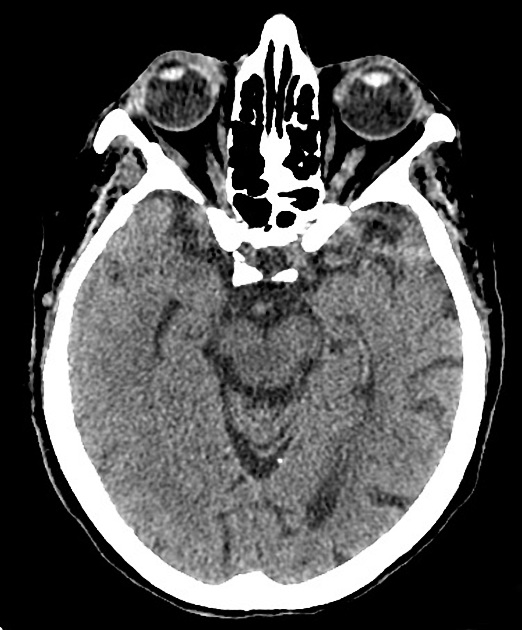
#> input picture data/ct.jpeg, 522 x 630 px
$ jupyter execute Image_Fundamental.ipynb   (shell and % lines are left out)
#> lines starting #> are read from the running program, lines starting #| are printed output that depends on the picture; long printed decimals are rounded
<a href="https://colab.research.google.com/github/44REAM/CEB-image_processing/blob/main/Image_Fundamental.ipynb" target="_parent"></a>

Image Fundamental

---

Slide Aj Ratchainan 1-3

[cell 1]
%cd /content/CEB-image_processing

[cell 2]
import numpy as np
import cv2
from copy import deepcopy

import seaborn as sns
import matplotlib.pyplot as plt
from google.colab.patches import cv2_imshow

[cell 3]
img = cv2.imread('data/ct.jpeg')
#> img is the input picture: shape (630, 522, 3); min 0, max 255, mean 82.1
print(f"image shape: {img.shape}")
#| image shape: (630, 522, 3)

ct_image = img[:,:,0]

# Image sampling and Quantization

**Definition**

To create a digital image, we need to convert the continuous sensed data into a digital format. This
requires two processes: sampling and quantization. Digitizing cordinate value is called sampling and digitized amplitude is called quantization.

For digital image, we can represent a continuous image by a continuous function. After sampling and quantization, we convert a continuous image into digital image, f(x,y), with M rows and N columns, where (x,y) are discrete coordinates.

Lower sampling rate (decrete spatial resolution) cause bluring

Lower quantization (decrete intensity resolution) cause low details

# Geometric operation

Geometric operation consist of two operation
1. Spatial transformation of coordinates
2. Intensity interpolation

- https://opencv24-python-tutorials.readthedocs.io/en/latest/py_tutorials/py_imgproc/py_geometric_transformations/py_geometric_transformations.html
- https://docs.opencv.org/3.4/da/d54/group__imgproc__transform.html#ga5bb5a1fea74ea38e1a5445ca803ff121

## Transformation of coordinates

The transformation of coordinates can be written as

$$X' = T X$$

Where
- X is input coordinates
- X' is output coordinates
- T is transformation operator

Example (Translation)

$
T = \begin{bmatrix}
1 & 0 & 0\\
0 & 1 & -400\\
0 & 0 & 1
\end{bmatrix}
$

Let our original coordinate of image at (0, 0)

$X = \begin{bmatrix}
0 \\
0 \\
1
\end{bmatrix}$

Then the transformed coordinates is

$X'= \begin{bmatrix}
0 \\
-400 \\
1
\end{bmatrix}
$

transformed coordinate at (0,-400)

You can also written the transformation by

$
T = \begin{bmatrix}
1 & 0 \\
0 & 1
\end{bmatrix}
 (.)$ + $
\begin{bmatrix}
0 \\
-400
\end{bmatrix},
$
$ X =
\begin{bmatrix}
0 \\
0
\end{bmatrix}$,
$X'= \begin{bmatrix}
0 \\
-400
\end{bmatrix}
$

[cell 4]
fig, axes = plt.subplots(1, 2, figsize = (10,5))


axes[0].imshow(ct_image, cmap = 'gray')
sns.histplot(ct_image.ravel(), bins=20, ax = axes[1])
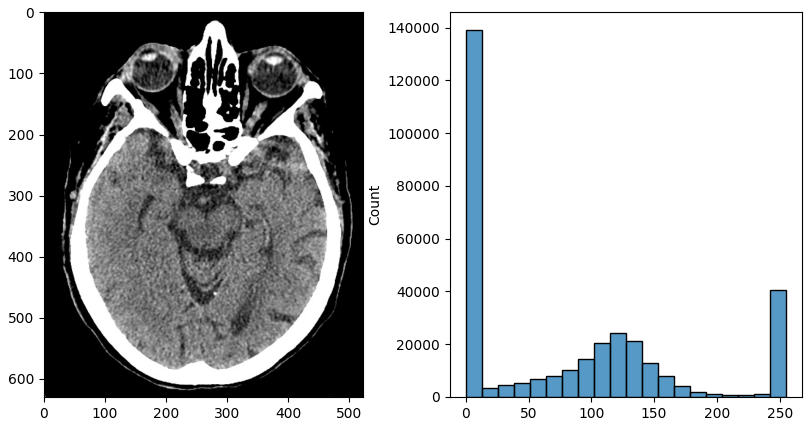
#> figure drawn by matplotlib, 2 panels; panel 2: tallest bar 138988 high, from x = 0 to 12.75

[cell 5]
# translation

rows,cols = ct_image.shape
#> rows = 630; cols = 522

# specify custom transformation matrix
T = np.float32([[1,0,0],[0,1,-400]])
image_size = (cols,rows)
#> image_size = (522, 630)
dst = cv2.warpAffine(ct_image,T,image_size)
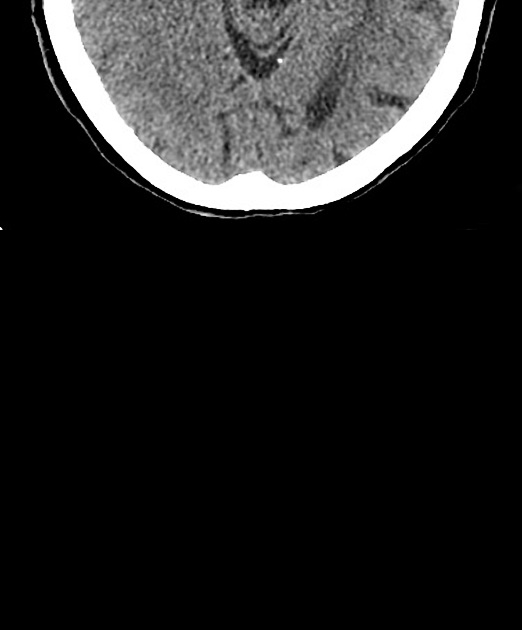
#> dst: shape (630, 522); min 0, max 255, mean 33.6

fig, axes = plt.subplots(1, 2, figsize = (10,5))

axes[0].imshow(ct_image, cmap = 'gray')
axes[1].imshow(dst, cmap = 'gray')

print(T)

# https://opencv24-python-tutorials.readthedocs.io/en/latest/py_tutorials/py_imgproc/py_geometric_transformations/py_geometric_transformations.html
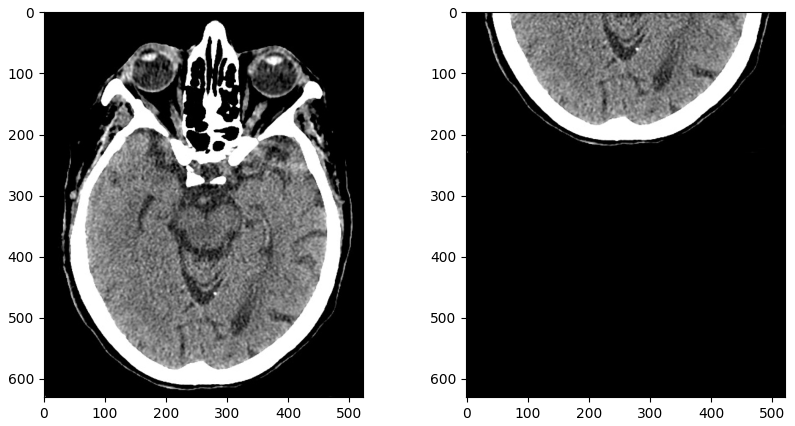
#> figure drawn by matplotlib, 2 panels

Rotation matrix

$$\begin{bmatrix}\cos \theta &-\sin \theta \\\sin \theta &\cos \theta \end{bmatrix}$$

[cell 6]
# Rotation

rows,cols = ct_image.shape

center_of_rotation = (cols/2,rows/2)
#> center_of_rotation = (261, 315)
angle = 30
scale = 1
M = cv2.getRotationMatrix2D(center_of_rotation,angle,scale)
dst = cv2.warpAffine(ct_image,M,(cols,rows))
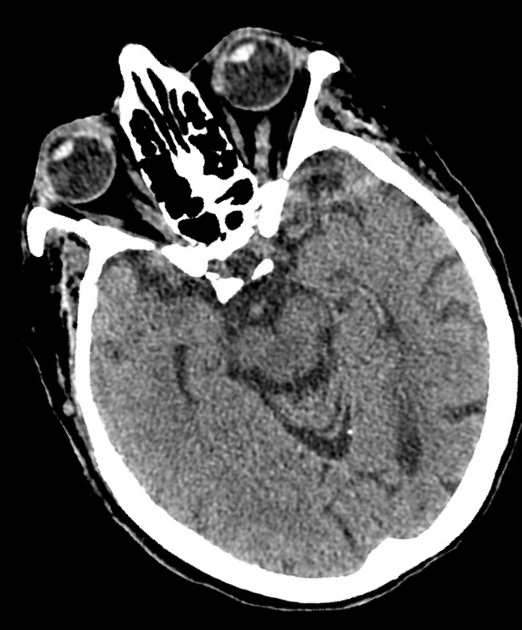
#> dst: shape (630, 522); min 0, max 255, mean 82.1

print(M)
#| [[   0.866     0.5        -122.533]
#|  [  -0.5           0.866   172.702]]

fig, axes = plt.subplots(1, 2, figsize = (10,5))
axes[0].imshow(ct_image, cmap = 'gray')
axes[1].imshow(dst, cmap = 'gray')

[cell 7]
# Flip

rows,cols = ct_image.shape

M = np.array([[-1.0, 0.0, cols],[0, 1, 0]])
#> M = [[-1, 0, 522], [0, 1, 0]]

dst = cv2.warpAffine(ct_image,M,(cols,rows))
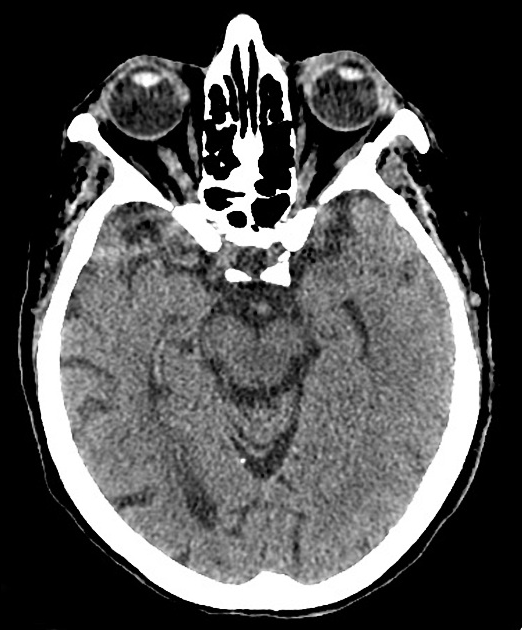
#> dst: shape (630, 522); min 0, max 255, mean 82.1
fig, axes = plt.subplots(1, 2, figsize = (10,5))
axes[0].imshow(ct_image, cmap = 'gray')
axes[1].imshow(dst, cmap = 'gray')

### Linear transformation and affine transformation

In the context of linear algrebra, affine transformation is not linear map. In some context linear transformation and affine transformation is the same thing. The affine transformation is not linear because "Translation" not satifies linear transformation property.

Linear transformation property

1. preserve linear combinations
$$T(af(x) + bg(x)) = aT(f(x)) + bT(g(x))$$
2. $$T(\alpha v)=\alpha T(v) $$

However, we can make affine transformation linear by introduce homogeneous coordinates system.
$$\begin{bmatrix}
x\\
y
\end{bmatrix} -> \begin{bmatrix}
x\\
y\\
1
\end{bmatrix}$$

Affine transformation can be written in matrix form as below.

$$A = \begin{bmatrix}
a & b & t_x\\
c & d & t_y\\
0 & 0 & 1
\end{bmatrix}$$

**Definitions**

- **Affine transformation**: can be define as a composition of linear transformation and translation (since translation dose not preserve zero vector).
- **Rigid transformation**: defined as rotation and translation.
- **Similarity transformations**: defined as rotation, translation and scaling.

[cell 8]
# Affine transformation

rows,cols = ct_image.shape

pts1 = np.float32([[50,50],[200,50],[50,200]])
pts2 = np.float32([[10,100],[200,50],[100,250]])
M = cv2.getAffineTransform(pts1,pts2)
print(M)
dst = cv2.warpAffine(ct_image,M,(cols,rows))
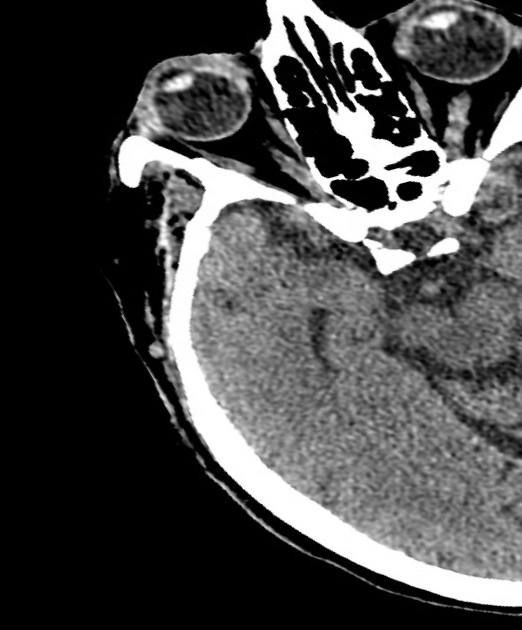
#> dst: shape (630, 522); min 0, max 255, mean 71.6
fig, axes = plt.subplots(1, 2, figsize = (10,5))
axes[0].imshow(ct_image, cmap = 'gray')
axes[1].imshow(dst, cmap = 'gray')

### Projective/perspective transformation

Projective transformation also linear transformation (most general form of linear transformation) in image processing context.
Projective transformation can be written in matrix form as below

$$H = \begin{bmatrix}
h_1 & h_2 & h_3\\
h_4 & h_5 & h_6\\
h_7 & h_8 & h_9
\end{bmatrix}$$
Where $H$ is Homography
$$ \hat{X} = HX $$

$$\hat{X} = \begin{bmatrix}
h_1 & h_2 & h_3\\
h_4 & h_5 & h_6\\
h_7 & h_8 & h_9
\end{bmatrix}
\begin{bmatrix}
x \\
y \\
1
\end{bmatrix}$$
then normalize $\hat{X}$ to get $X'$
$$ X' = \begin{bmatrix}
\frac{h_1x + h_2y + h_3}{h_7x + h_8y + h_9} \\
\frac{h_4x + h_5y + h_6}{h_7x + h_8y + h_9} \\
1
\end{bmatrix}$$

[cell 9]
rows,cols= ct_image.shape

pts1 = np.float32([[56,65],[368,52],[28,387],[389,390]])
pts2 = np.float32([[0,0],[500,0],[0,300],[300,500]])

M = cv2.getPerspectiveTransform(pts1,pts2)
# M = np.array([[ 8.05844144e-01,  7.00734038e-02, -4.96820433e+01],
#  [ 5.96581737e-02,  1.43179617e+00, -9.64076087e+01],
#  [-1.56588510e-03,  1.48597220e-03,  1.00000000e+00]])*2
print(M)
dst = cv2.warpPerspective(ct_image,M,(cols,rows))
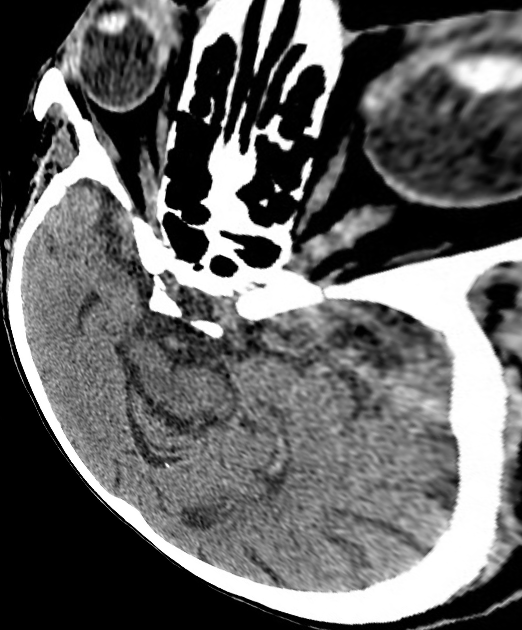
#> dst: shape (630, 522); min 0, max 255, mean 99.9

fig, axes = plt.subplots(1, 2, figsize = (10,5))
axes[0].imshow(ct_image, cmap = 'gray')
axes[1].imshow(dst, cmap = 'gray')

$ run again, with data/ct_scan_11.jpg copied over data/ct.jpeg
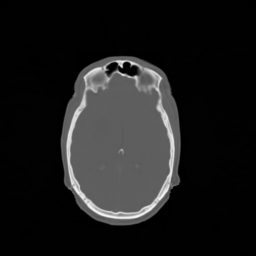
#> input picture data/ct_scan_11.jpg, 256 x 256 px
#> img is the input picture: shape (256, 256, 3); min 0, max 247, mean 27.9
#| image shape: (256, 256, 3)
#> `[cell 4] fig, axes = plt.subplots(1, 2, figsize = (10,5))   axes[0].im..`:
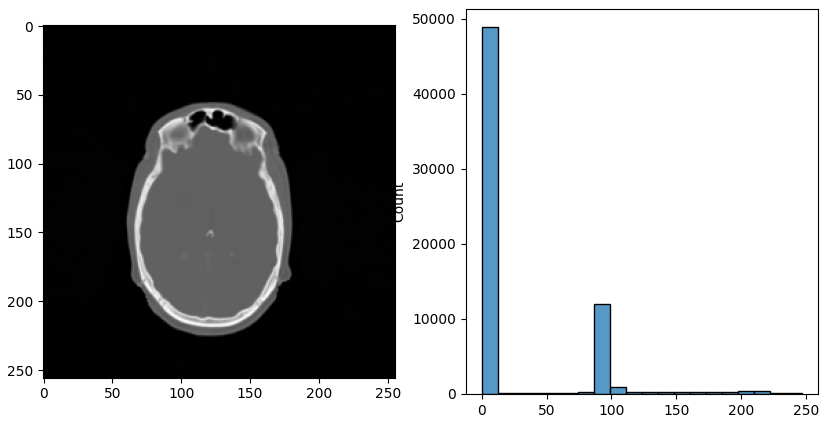
#> figure drawn by matplotlib, 2 panels; panel 2: tallest bar 48880 high, from x = 0 to 12.35
#| [[  0.866    0.5        -46.851]
#|  [ -0.5          0.866   81.149]]
#> `dst = cv2.warpPerspective(ct_image,M,(cols,rows))`:
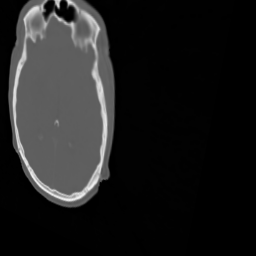
#> dst: shape (256, 256); min 0, max 242, mean 30.6
